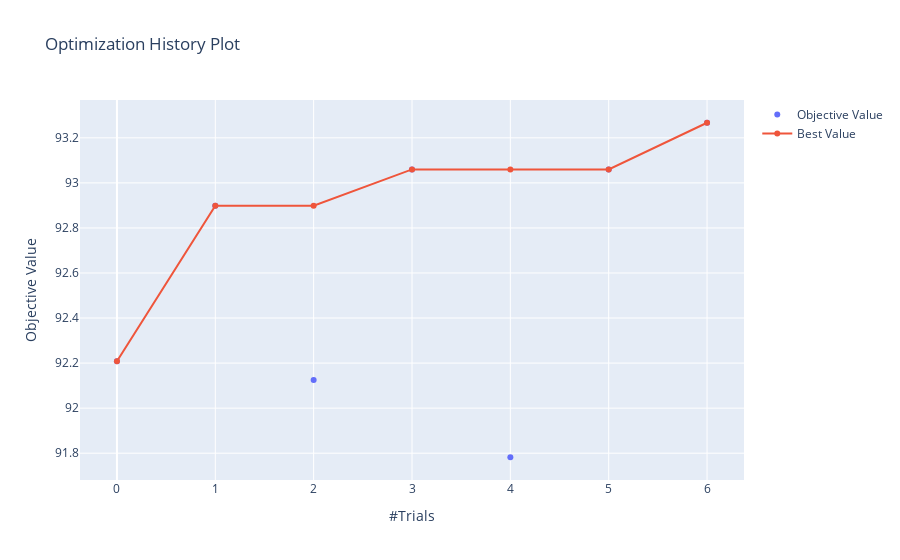

The code cell stored with this chart in its notebook:
### Code cell
f2 = plot_optimization_history(study)
if study_name == 'rotmnist':
    path = main + '/_optim_history_rotmnist.png'
else:
    path = main + '/_optim_history_cifar10.png'
f2.write_image(path)
f2.show()

### Figure 1 — Plotly figure (JSON) as saved in the notebook; plotly's stock layout.template omitted (floating-point values rounded to 4 significant figures)
{"data": [{"mode": "markers", "name": "Objective Value", "type": "scatter", "x": [0, 1, 2, 3, 4, 5, 6], "y": [92.21, 92.9, 92.12, 93.06, 91.78, 93.06, 93.27]}, {"name": "Best Value", "type": "scatter", "x": [0, 1, 2, 3, 4, 5, 6], "y": [92.21, 92.9, 92.9, 93.06, 93.06, 93.06, 93.27]}], "layout": {"title": {"text": "Optimization History Plot"}, "xaxis": {"title": {"text": "#Trials"}}, "yaxis": {"title": {"text": "Objective Value"}}}}
